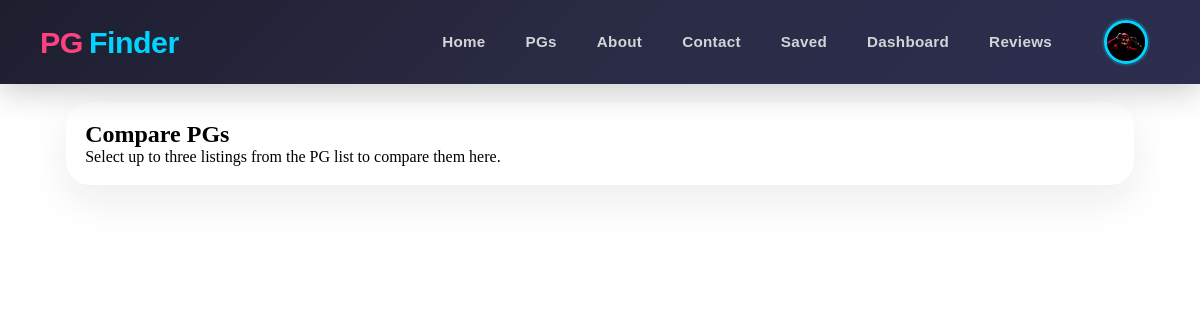
Page /pgs/compare/?compare=21 (signed in) on the earlier database version.
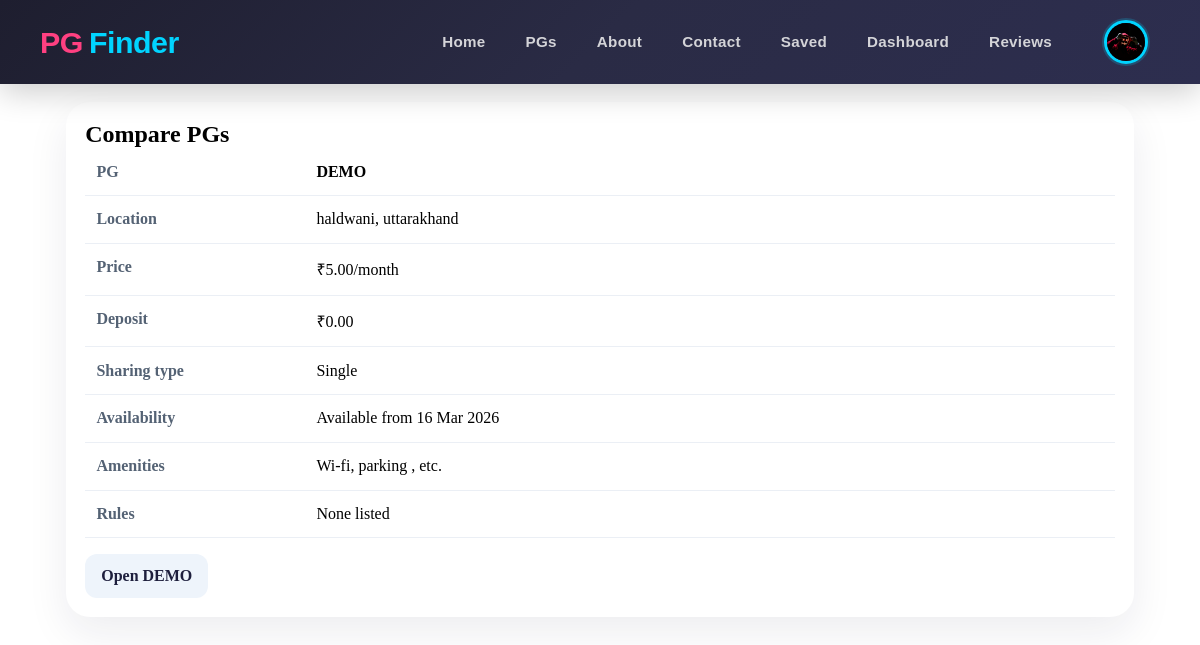
Same page on the later database version.
### pgs/models.py (models this page shows, shortened)
class PgListing(models.Model):
    TYPE_CHOICES = [
        ("boys", "Boys"),
        ("girls", "Girls"),
        ("coed", "Coed"),
        ("family", "Family"),
    ]
    SHARING_CHOICES = [
        ("single", "Single"),
        ("double", "Double"),
        ("triple", "Triple"),
        ("quad", "Quad"),
    ]
    FURNISHING_CHOICES = [
        ("fully_furnished", "Fully Furnished"),
        ("semi_furnished", "Semi Furnished"),
        ("unfurnished", "Unfurnished"),
    ]
    owner = models.ForeignKey(Users, on_delete=models.CASCADE, related_name="pg_listings")
    title = models.CharField(max_length=100)
    slug = models.SlugField(max_length=200, unique=True)
    description = models.TextField()
    address = models.CharField(max_length=255)
    city = models.CharField(max_length=100)
    state = models.CharField(max_length=100)
    pin_code = models.CharField(max_length=10)
    price_per_month = models.DecimalField(max_digits=10, decimal_places=2)
    security_deposit = models.DecimalField(max_digits=10, decimal_places=2, default=0)
    available_from = models.DateField()
    is_available = models.BooleanField(default=True)
    type_of_pg = models.CharField(max_length=20, blank=True, null=True, choices=TYPE_CHOICES)
    amenities = models.TextField(help_text="Comma-separated list of amenities", blank=True, null=True)
    preferred_tenants = models.CharField(
        max_length=255,
        blank=True,
        help_text="Comma-separated preferred tenant types",
    )
    furnishing_status = models.CharField(
        max_length=30,
        choices=FURNISHING_CHOICES,
        default="fully_furnished",
    )
    food_available = models.BooleanField(default=False)
    parking_available = models.BooleanField(default=False)
    wifi_available = models.BooleanField(default=False)
    rules_or_restrictions = models.TextField(blank=True)
    sharing_type = models.CharField(max_length=20, choices=SHARING_CHOICES)
    created_at = models.DateTimeField(auto_now_add=True)
    updated_at = models.DateTimeField(auto_now=True)
    class Meta:
        ordering = ["-created_at"]

### pgs/views.py (the view)
# urls.py: path("compare/", views.compare_pgs, name="compare_pgs"),
@login_required(login_url="user_login")
def compare_pgs(request):
    compare_ids = _active_compare_ids(request)
    compare_pgs = PgListing.objects.filter(id__in=compare_ids).prefetch_related("images")[:3]
    return render(request, "pgs/compare.html", {"compare_pgs": compare_pgs})

### pgs/views.py (called while the page is built)
def _active_compare_ids(request):
    ids = []
    for raw_id in request.GET.getlist("compare"):
        try:
            ids.append(int(raw_id))
        except (TypeError, ValueError):
            continue
    return ids[:3]

### templates/pgs/compare.html (shortened to what this page needs)
{% extends "base.html" %}
{% block content %}
<section class="compare-shell">
  <div class="panel">
    <h1>Compare PGs</h1>
    {% if compare_pgs %}
      <table>
        <tr><th>PG</th>{% for pg in compare_pgs %}<td><strong>{{ pg.title }}</strong></td>{% endfor %}</tr>
        <tr><th>Location</th>{% for pg in compare_pgs %}<td>{{ pg.city }}, {{ pg.state }}</td>{% endfor %}</tr>
        <tr><th>Price</th>{% for pg in compare_pgs %}<td>₹{{ pg.price_per_month }}/month</td>{% endfor %}</tr>
        <tr><th>Deposit</th>{% for pg in compare_pgs %}<td>₹{{ pg.security_deposit }}</td>{% endfor %}</tr>
        <tr><th>Sharing type</th>{% for pg in compare_pgs %}<td>{{ pg.get_sharing_type_display }}</td>{% endfor %}</tr>
        <tr><th>Availability</th>{% for pg in compare_pgs %}<td>{% if pg.is_available %}Available from {{ pg.available_from|date:"d M Y" }}{% else %}Unavailable{% endif %}</td>{% endfor %}</tr>
        <tr><th>Amenities</th>{% for pg in compare_pgs %}<td>{{ pg.amenities|default:"Not listed" }}</td>{% endfor %}</tr>
        <tr><th>Rules</th>{% for pg in compare_pgs %}<td>{{ pg.rules_or_restrictions|default:"None listed" }}</td>{% endfor %}</tr>
      </table>
      <div class="cta">
        {% for pg in compare_pgs %}
          <a href="{% url 'pg_detail' pg.slug %}">Open {{ pg.title }}</a>
        {% endfor %}
      </div>
    {% else %}
      <p>Select up to three listings from the PG list to compare them here.</p>
    {% endif %}
  </div>
</section>
{% endblock %}

Differences in the rows shown:
added PgListing: title "DEMO", city "haldwani", state "uttarakhand", price_per_month "5.00", security_deposit "0.00", sharing_type "Single", available_from "16 Mar 2026", amenities "Wi-fi, parking , etc.", rules_or_restrictions "None listed"
Other differences:
text no longer shown: "Select up to three listings from the PG list to compare them here."
text now shown: "PG Location Price Deposit Sharing type Availability Amenities Rules"
